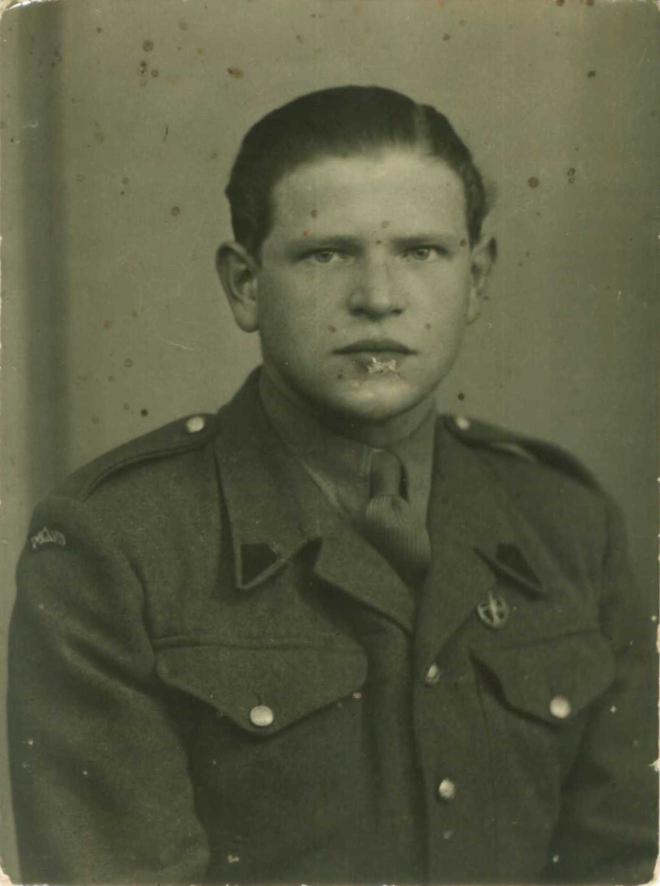
#> input picture Image_restoration/MaxKent_defect.jpg, 1320 x 1771 px (shown at 1/2 size)
$ jupyter execute --allow-errors image-restoration.ipynb   (older library calls are emulated)
#> lines starting #> are read from the running program, lines starting #| are printed output that depends on the picture; after the words box and inside, x2 and y2 are one past the last pixel; in counts of white or black regions, pixels touching at a corner belong together
# Image Restoration with scikit-image

In my collection of family pictures I have some very old ones that have been partially destroyed.
It is especially unfortunate, when the damage occurs on faces.

I'll use the `inpaint_biharmonic`function from *skimage.restoration* module in *scikit-image* library to restore the destroyed parts of the face of my uncle Max. This photo was taken in England in 1946 and stuck in a damp drawer with old family correspondence for decades.

[cell 1]
from numpy import asarray
from PIL import Image
import os
import numpy as np
import matplotlib.pyplot as plt
import plotly.express as px
from skimage.restoration import inpaint

[cell 2]
# load and show an image using Pillow
defect_image_src = 'MaxKent_defect.jpg'

# load the image with PIL
defect_image = Image.open(defect_image_src)
#> defect_image is the input picture: PIL image 1320x1771 RGB; mean R, G, B 89.4, 91.1, 66.7

# summarize some details about the image
print("Defect image format: " + defect_image.format) # format from PIL
#| Defect image format: JPEG
print("Defect image mode: " + defect_image.mode) # mode from PIL
#| Defect image mode: RGB
print(f"Defect image size: {defect_image.size[0]} x {defect_image.size[1]}") # size from PiL
#| Defect image size: 1320 x 1771
print("\nMax Kent, 1946")

# show the image
# defect_image.show() # shows in a separate window
#defect_image # shows in the notebook

[cell 3]
# load and display an image with Matplotlib

# load image as pixel array
defect_img = plt.imread(defect_image_src)

# summarize shape of the pixel array
print("Defect image type: " + str(defect_img.dtype))
#| Defect image type: uint8
print(f"Defect image shape: {defect_img.shape[0]} x {defect_img.shape[1]}")
#| Defect image shape: 1771 x 1320

# display the array of pixels as an image
plt.figure(figsize = (20,10))
plt.imshow(defect_img)
plt.axis('off')
plt.show()

### Use plotly to define areas to restore

[cell 4]
# alternatively use skimage
from skimage import io
img = io.imread('MaxKent_defect.jpg')
fig = px.imshow(img, width=1000, height=1300)
fig.show()

## Create a mask with defect region(s)

[cell 5]
# Create mask
def get_mask(image):
    '''Creates mask with defect regions'''
    mask = np.zeros(image.shape[:-1]) # takes only first 2 values, without the number of channels

    # chose a range of pixels to restore
    # lips
    mask[710:745, 720:800] = 1
    mask[737:748, 715:760] = 1
    mask[730:760, 670:696] = 1

    mask[635:679, 645:685] = 1
    mask[640:665, 845:872] = 1
    mask[433:462, 757:787] = 1
    mask[473:494, 748:767] = 1
    mask[470:500, 915:939] = 1
    mask[411:442, 617:642] = 1
    mask[453:475, 603:625] = 1
    #mask[760:800, 665:768] = 1

    return mask

[cell 6]
# Obtain the mask
mask = get_mask(defect_img)
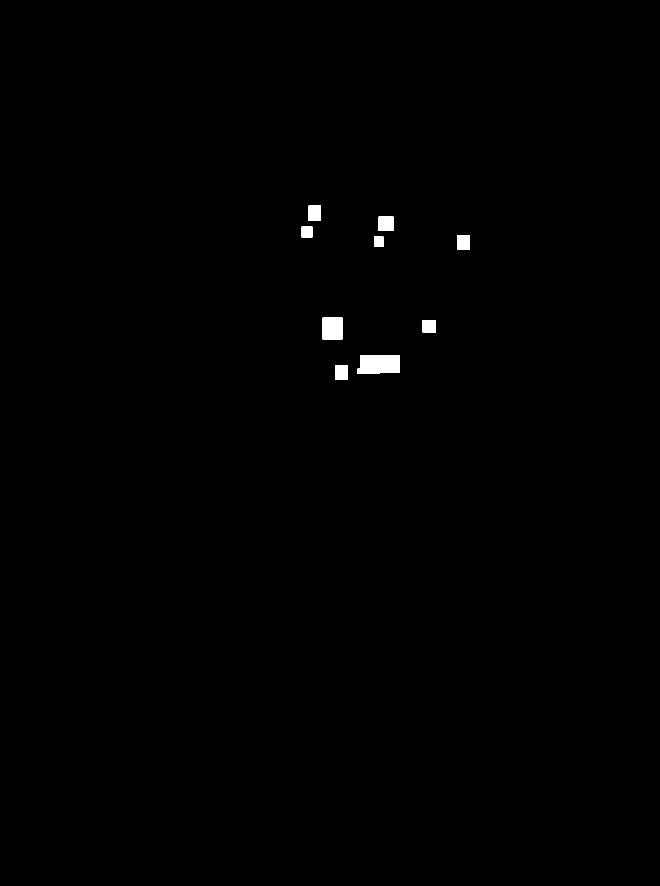
#> mask: shape (1771, 1320) float64 (shown at 1/2 size); values 0 (black) and 1 (white), 0.4% white; 9 white regions, largest, box (x1, y1, x2, y2) and area: (715, 710, 800, 748) 2975, (645, 635, 685, 679) 1760, (757, 433, 787, 462) 870
plt.imshow(mask, cmap='gray', vmin=0, vmax=1)
plt.show()

[cell 7]
defect_img.shape[:-1]
#> Out = (1771, 1320)


$ run again, with Image_restoration/MaxKent_Restored_face.jpg copied over Image_restoration/MaxKent_defect.jpg
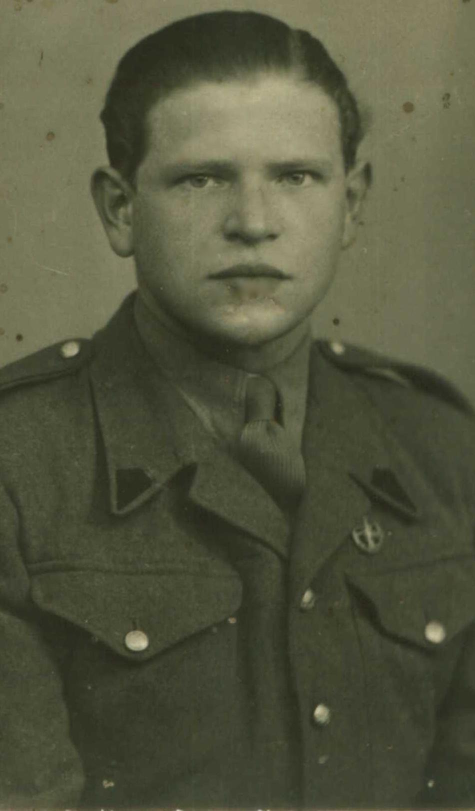
#> input picture Image_restoration/MaxKent_Restored_face.jpg, 950 x 1621 px (shown at 1/2 size)
#> defect_image is the input picture: PIL image 950x1621 RGB; mean R, G, B 84.2, 86.2, 62.9
#| Defect image format: JPEG
#| Defect image mode: RGB
#| Defect image size: 950 x 1621
#| Defect image type: uint8
#| Defect image shape: 1621 x 950
#> `mask = get_mask(defect_img)`:
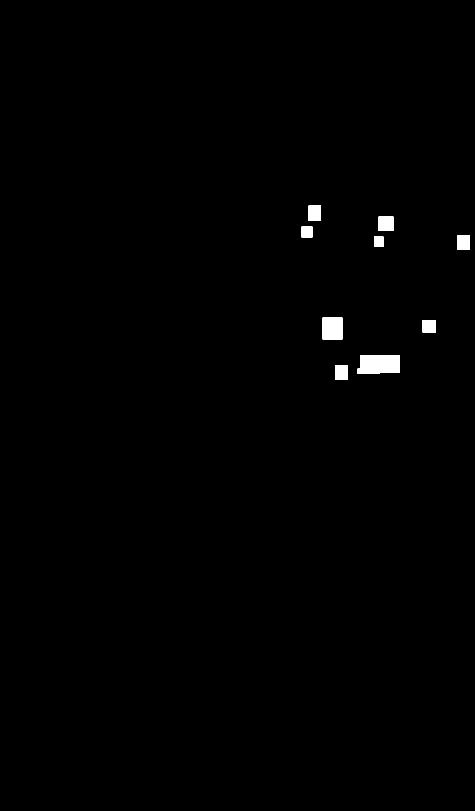
#> mask: shape (1621, 950) float64 (shown at 1/2 size); values 0 (black) and 1 (white), 0.61% white; 9 white regions, largest, box (x1, y1, x2, y2) and area: (715, 710, 800, 748) 2975, (645, 635, 685, 679) 1760, (757, 433, 787, 462) 870
